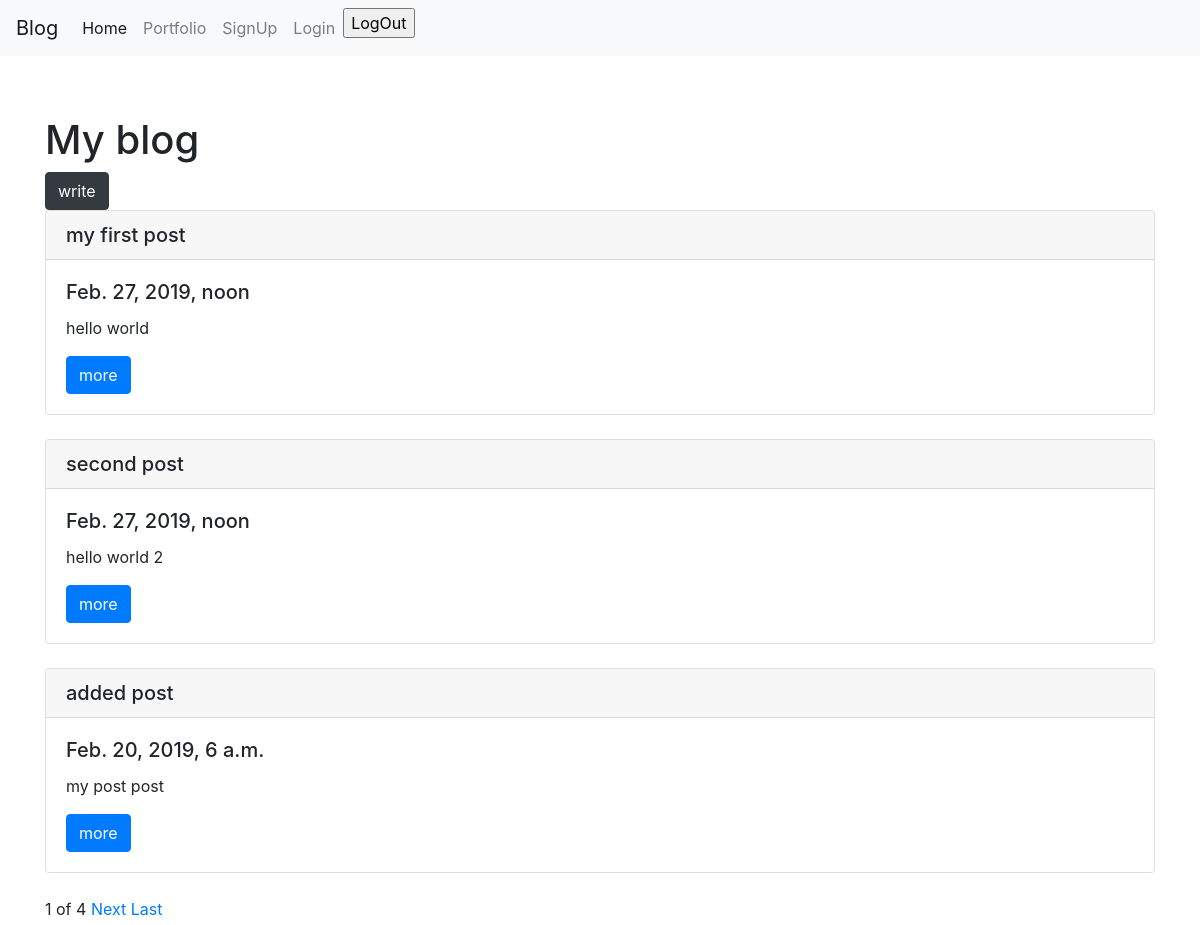
The page / on the database its author committed.
### blog/models.py (models this page shows, shortened)
class Blog(models.Model):
    title = models.CharField(max_length=200)
    pub_date = models.DateTimeField('date published')
    body = models.TextField()
    def summary(self):
        return self.body[:100]

### blog/views.py (the view)
# urls.py: 2. Add a URL to urlpatterns:  path('', views.home, name='home')
def home(request):
    blogs = Blog.objects.all()
    paginator = Paginator(blogs, 3)
    page = request.GET.get('page')
    posts = paginator.get_page(page)
    context = {
        'blogs': blogs,
        'posts': posts
    }
    return render(request, 'home.html', context)

### blog/templates/home.html (shortened to what this page needs)
{% extends 'base.html' %}
{% block content %}
<h1>My blog</h1>
<a href="{% url 'create' %}" class="btn btn-dark">write</a>
<br>
{% for post in posts %}
    <div class="card">
        <h5 class="card-header">{{ post.title }}</h5>
        <div class="card-body">
            <h5 class="card-title">{{ post.pub_date }}</h5>
            <p class="card-text">{{ post.summary }}</p>
            <a href="{% url 'show' post.id %}" class="btn btn-primary">more</a>
        </div>
    </div><br>
{% endfor %}
<span>{{ posts.number }} of {{ posts.paginator.num_pages }}</span>
{% if posts.has_next %}
    <a href="?page={{ posts.next_page_number }}">Next</a>
    <a href="?page={{ posts.paginator.num_pages }}">Last</a>
{% endif %}
{% endblock content %}

### rows shown on the page
Blog: title "my first post", pub_date "Feb. 27, 2019, noon", summary "hello world"
Blog: title "second post", pub_date "Feb. 27, 2019, noon", summary "hello world 2"
Blog: title "added post", pub_date "Feb. 20, 2019, 6 a.m.", summary "my post post"

### other values the page prints
{{ posts.number }} "1"
{{ posts.paginator.num_pages }} "4"
